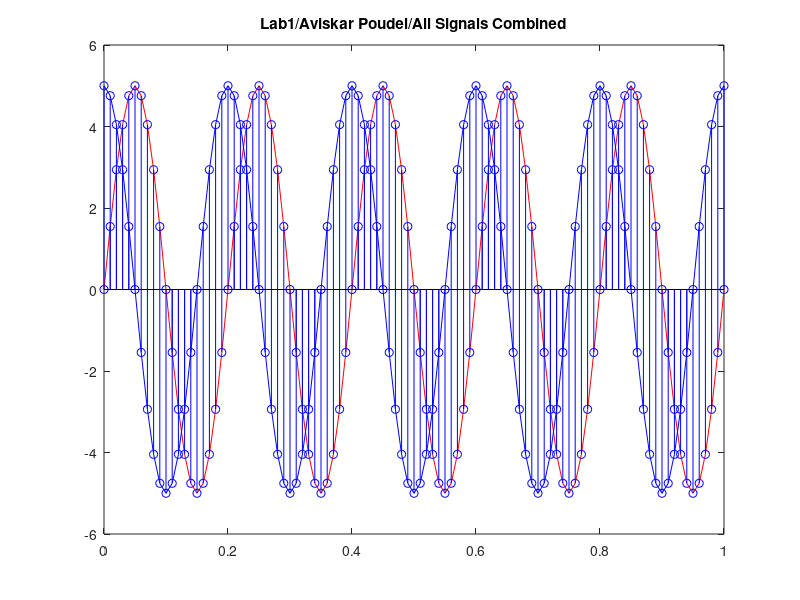

The MATLAB source for this figure:
%plot all 1 to 5 qn in same graph
a = 5;
f = 5;
t= 0:0.01:1;
y = a*sin(2*pi*f*t);
yy = a*cos(2*pi*f*t);


plot(t,y,'-red')
hold on
plot(t,zeros(size(t)),'-black') % this is to make an x asix line in graph
hold on
plot(t,yy,'-blue')
hold on
stem(t,y,'-blue')
hold on
stem(t,yy,'-blue')
hold on

title('Lab1/Aviskar Poudel/All Signals Combined')
